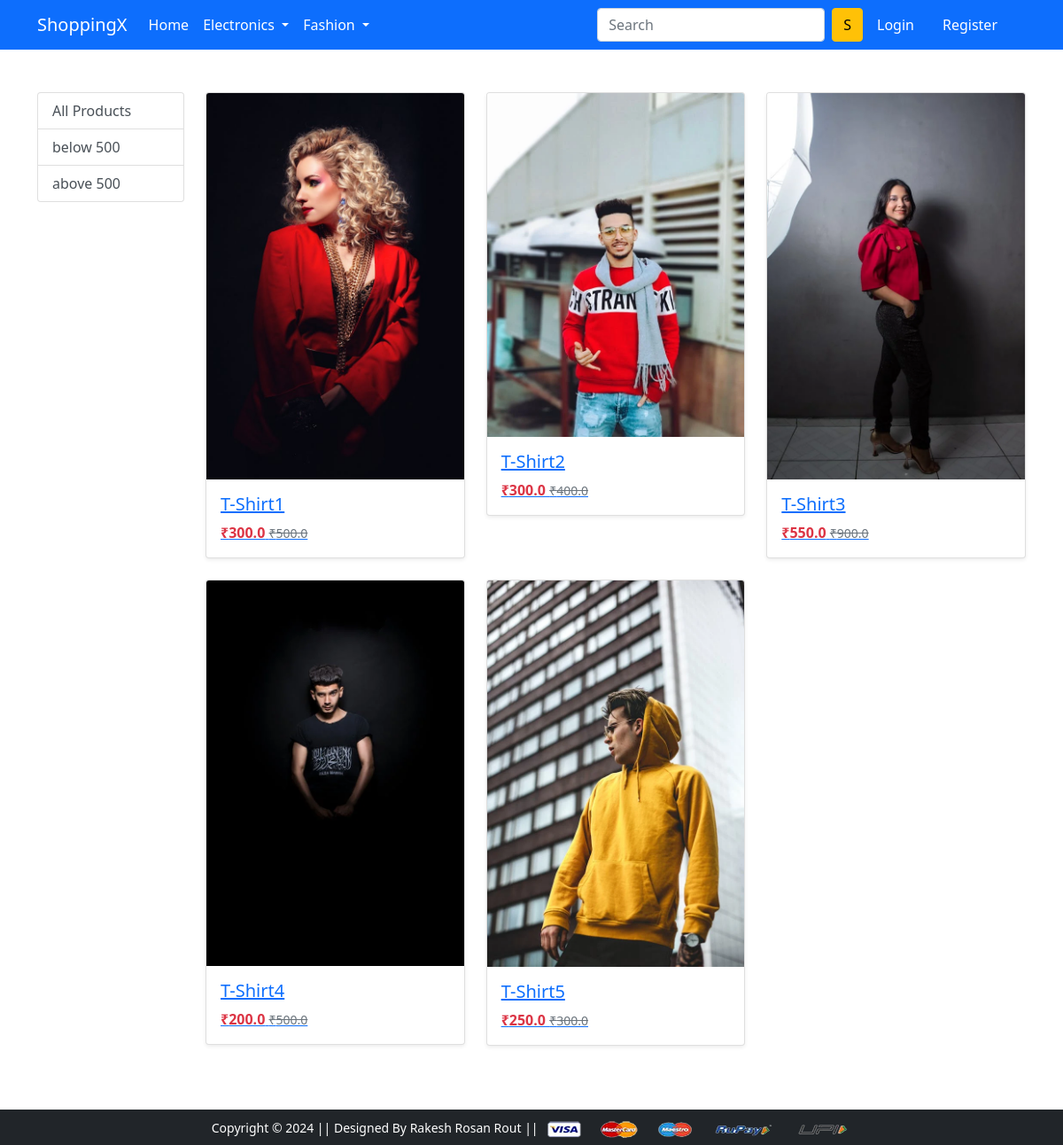
Screenshot of /topwear/ with the database file from the repository.
### app/models.py (models this page shows, shortened)
class Product(models.Model):
    title=models.CharField(max_length=100)
    selling_price=models.FloatField()
    discounted_price=models.FloatField()
    description=models.TextField()
    brand=models.CharField(max_length=100)
    category=models.CharField(choices=CATEGORY_CHOICE, max_length=2)
    product_image=models.ImageField(upload_to='productimg')

### app/views.py (the view)
# urls.py: path('topwear/', views.topwear, name='topwear'),
def topwear(request,data=None):
    if data==None:
        topwear=Product.objects.filter(category='TW')
    elif data=='below':
        topwear=Product.objects.filter(category='TW').filter(discounted_price__lt=500)
    elif data=='above':
        topwear=Product.objects.filter(category='TW').filter(discounted_price__gt=500)
    return render(request,'app/topwear.html',{'topwear':topwear})

### app/templates/app/topwear.html (shortened to what this page needs)
{% extends 'app/base.html' %}
{% load static %}
{% block main-content %}
<div class="container my-5">
    <div class="row">
        <div class="col-sm-2">
            <div class="list-group">
                <a href="{% url 'topwear' %}" class="list-group-item list-group-item-action" aria-current="true">All Products</a>
                <a href="{% url 'topwear' 'below' %}" class="list-group-item list-group-item-action" aria-current="true">below 500</a>
                <a href="{% url 'topwear' 'above' %}" class="list-group-item list-group-item-action" aria-current="true">above 500</a>
            </div>
        </div>
        <div class="col-sm-10">
            <div class="row">
                {% for product in topwear %}
                <div class="col-md-4 col-sm-6 mb-4 d-flex">
                    <a href="{% url 'product-detail' product.id %}" class="product-card w-100">
                        <div class="card shadow-sm">
                            <img src="{{ product.product_image.url }}" class="card-img-top product-img" alt="{{ product.title }}">
                            <div class="card-body">
                                <h5 class="card-title">{{ product.title }}</h5>
                                <p class="card-text">
                                    <span class="text-danger fw-bold">₹{{ product.discounted_price }}</span>
                                    <small class="text-muted text-decoration-line-through">₹{{ product.selling_price }}</small>
                                </p>
                            </div>
                        </div>
                    </a>
                </div>
                {% endfor %}
            </div>
        </div>
    </div>
</div>
{% endblock main-content %}

### rows the page displays
Product: product_image (picture), title "T-Shirt1", discounted_price "300.0", selling_price "500.0"
Product: product_image (picture), title "T-Shirt2", discounted_price "300.0", selling_price "400.0"
Product: product_image (picture), title "T-Shirt3", discounted_price "550.0", selling_price "900.0"
Product: product_image (picture), title "T-Shirt4", discounted_price "200.0", selling_price "500.0"
Product: product_image (picture), title "T-Shirt5", discounted_price "250.0", selling_price "300.0"
